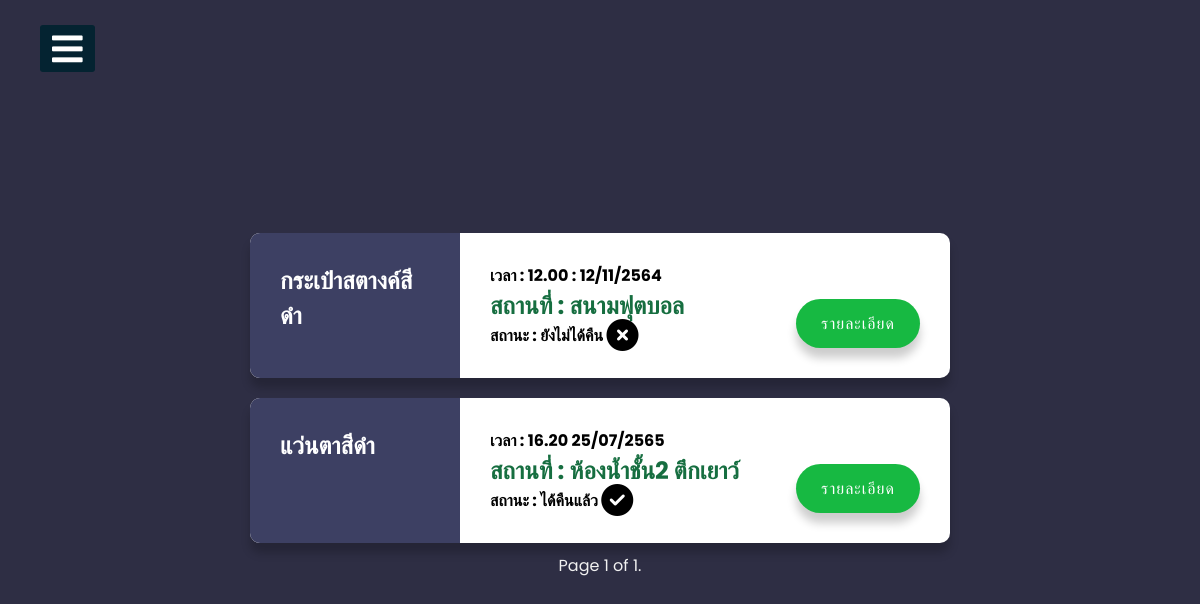
Page /show/ on the committed database.
### myapp/models.py (models this page shows, shortened)
class Allcheck(models.Model):
	name = models.CharField(max_length=100)
	date = models.CharField(max_length=100)
	details = models.TextField(max_length=200)
	place = models.CharField(max_length=100)
	image = models.ImageField(upload_to='images/',null=True, blank=True)
	status = models.BooleanField(default=False)
	id = models.IntegerField(primary_key=True)

### myapp/views.py (the view)
# urls.py: path('show/', Show , name = 'show-page'),
def Show(request):
	all = Allcheck.objects.all()
	paginator = Paginator(all,3)
	page = request.GET.get('page')
	contacts = paginator.get_page(page)
	return render(request, 'myapp/show.html', {'contacts': contacts})

### myapp/template/myapp/show.html (shortened to what this page needs)
{% load static %}
<!DOCTYPE html>
<html lang="en" dir="ltr">
  <head>
    <link rel="stylesheet" href="{% static 'css/style.css' %}">
    <link rel="stylesheet" href="{% static 'css/form.css' %}">
    <link rel="stylesheet" href="{% static 'css/card.css' %}">
    <link rel="stylesheet" href="https://unicons.iconscout.com/release/v4.0.0/css/line.css">
    <link rel="stylesheet" href="https://cdnjs.cloudflare.com/ajax/libs/font-awesome/5.15.3/css/all.min.css"/>
    </head>
  <body>
    <label for="check">
      <i class="fas fa-bars" id="btn"></i>
    </label>
    {% for pd in contacts %}
    <div class="courses-container">
      <div class="course">
        <div class="course-preview">
          <div style="width: 150px;">
          <h2>{{pd.name}}</h2>
          </div>
        </div>
        <div class="course-info">
          <h4>เวลา : {{pd.date}}</h4>
          <h2 style="color: #166e40;">สถานที่ : {{pd.place}}</h2>
          {% if pd.status is True %}
            <h4>สถานะ : ได้คืนแล้ว <i class="fa-solid fa-circle-check fa-2xl"></i></h4>
          {% else %}
            <h4>สถานะ : ยังไม่ได้คืน <i class="fa-solid fa-circle-xmark fa-2xl"></i></h4>
          {% endif %}
          <a href="{% url 'detail-page' pd.id %}" class="btn">รายละเอียด</a>
        </div>
      </div>
    </div>
  {% endfor %}
  <div class="pagination">
        <span class="current">
            Page {{ contacts.number }} of {{ contacts.paginator.num_pages }}.
        </span>
</div>
  </body>
</html>

### static/css/style.css (style rules this page uses)
* { padding: 0; margin: 0; list-style: none; text-decoration: none; }
body { font-family: 'Roboto', sans-serif; }
label #btn,label #cancel { position: absolute; background: #042331; border-radius: 3px; cursor: pointer; }
label #btn { left: 40px; top: 25px; font-size: 35px; color: white; padding: 6px 12px; transition: all .5s; }

### static/css/form.css (style rules this page uses)
* { margin: 0; padding: 0; box-sizing: border-box; font-family: 'Poppins', sans-serif; }
body { min-height: 100vh; display: flex; justify-content: center; align-items : center; background-color: #2e2e44; }

### static/css/card.css (style rules this page uses)
* { box-sizing: border-box; }
body { background-color: #2e2e44;; font-family: 'Poppins', sans-serif; display: flex; align-items: center; justify-content: center; flex-direction: column; min-height: 100vh; margin: 0; }
.course { background-color: #fff; border-radius: 10px; box-shadow: 0 10px 10px rgba(0, 0, 0, 0.2); display: flex; max-width: 100%; margin: 10px; overflow: hidden; width: 700px; }
.course-preview { background-color: #3d4063; color: #fff; padding: 30px; max-width: 250px; }
.course-info { padding: 30px; position: relative; width: 100%; }
.btn { background-color: #17b942; border: 0; border-radius: 50px; box-shadow: 0 10px 10px rgba(0, 0, 0, 0.2); color: #fff; font-size: 16px; padding: 12px 25px; position: absolute; bottom: 30px; right: 30px; letter-spacing: 1px; }

### myapp/template/myapp/show.html (style rules this page uses)
body { font-family: "Tajawal", Arial; }
span { color: #f1f1f1; font-size: 16px; }
a { text-decoration: none; display: inline-block; padding: 8px 16px; }

### rows in the picture
Allcheck: name "กระเป๋าสตางค์สีดำ", date "12.00 : 12/11/2564", place "สนามฟุตบอล", status "สถานะ : ยังไม่ได้คืน"
Allcheck: name "แว่นตาสีดำ", date "16.20 25/07/2565", place "ห้องน้ำชั้น2 ตึกเยาว์", status "สถานะ : ได้คืนแล้ว"

### other values in the picture
{{ contacts.number }} "1"
{{ contacts.paginator.num_pages }} "1"
